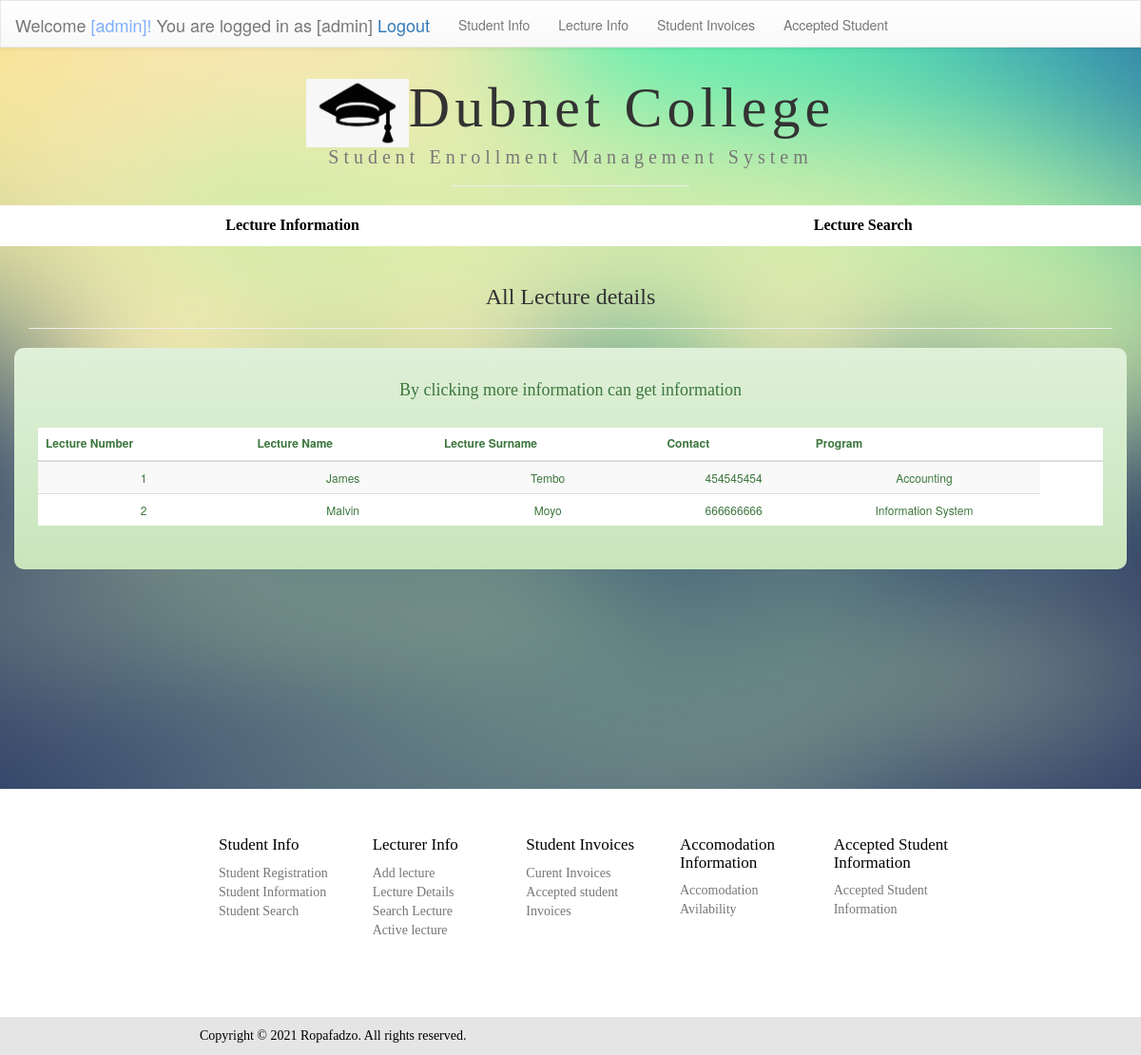
/lecsearch.php (signed in), run on the app's committed database.
### tables this page shows
CREATE TABLE `lecture` (
  `id` int(11) NOT NULL,
  `name` varchar(255) NOT NULL,
  `surname` varchar(255) NOT NULL,
  `course` varchar(255) NOT NULL,
  `time` varchar(255) NOT NULL,
  `status` varchar(255) NOT NULL,
  `contact` int(15) NOT NULL
);

### lecsearch.php (the view, shortened to what this page needs)
<?php
$servername = "localhost";
$username = "root";
$password = "";
$db = "student_admission";
$cn = mysqli_connect($servername, $username, $password, $db);
?>
<!DOCTYPE html
    PUBLIC "-//W3C//DTD XHTML 1.0 Transitional//EN" "http://www.w3.org/TR/xhtml1/DTD/xhtml1-transitional.dtd">
<html xmlns="http://www.w3.org/1999/xhtml">
<head>
    <link rel="stylesheet" href="css/bootstrap.min.css">
    <link rel="stylesheet" href="css/bootstrap-theme.min.css">
    <link rel="stylesheet" href="css/hide.css">
    <link href="css/menu.css" rel="stylesheet" type="text/css" />
</head>
<body>
    <header class="nav-down ">
        <nav style=" border-radius: 0px; height:20px;background-color:#FFF" class="navbar navbar-default">
            <div class="container-fluid">
                <div class="navbar-header">
                    <p class="navbar-brand">Welcome <font color="#7eaefc"><?php echo $_SESSION['username']; ?>!</font>
                        You
                        are logged in as <?php echo $_SESSION['username']; ?> <a href="adminlogin.php">Logout</a>
                </div>
                <div class="collapse navbar-collapse" id="bs-example-navbar-collapse-1">
                    <ul class="nav navbar-nav">
                        <li><a href="studentinfo.php">Student Info</a></li>
                        <li><a href="lecinfo.php">Lecture Info</a></li>
                        <li><a href="invoice.php">Student Invoices</a></li>
                        <li><a href="accepted.php">Accepted Student</a></li>
                    </ul>
                </div>
            </div>
        </nav>
    </header>
    <main>
        <div class="container-fluid">
            <div class="row">
                <h1 class="text-center "><img width="9%" src="images/menu/logol.png">Dubnet College<br /><small
                        style="font-size:20px">Student Enrollment Management System</small></h1>
                <hr width="250px">
            </div>
        </div>
        <div class="container-fluid">
            <div class="row">
                <ul class="nav  nav-justified" style="background-color:#FFF;">
                    <li class=" active" style="font-family:calibri; font-size:16px;"><a style="color:#000"
                            href="lecsearch.php"><strong>Lecture Information</strong></a></li>
                    <li style="font-family:calibri; font-size:16px;"><a style="color:#000"
                            href="lecfind.php"><strong>Lecture Search</strong></a></li>
                </ul>
            </div>
        </div>
        <div class="container">
            <div class="row">
                <div class="col-md-12 col-xs-12">
                    <div class="page-header">
                        <h3 style="font-family:calibri;" class="text-center">All Lecture details</h3>
                    </div>
                </div>
            </div>
        </div>
        <div style="border-radius:10px; padding:25px;" class="container alert-success">
            <div class="row">
                <div class="col-md-12 ">
                    <h4 style="font-family:calibri;" class="text-center">By clicking more information can get
                        information
                    </h4>
                    <br />
                    <table style="background-color:#FFF; font-size:12px; " class="table table-striped table-hover">
                        <thead>
                            <tr>
                                <th valign=""><strong>Lecture Number</strong></th>
                                <th><strong>Lecture Name</strong></th>
                                <th><strong>Lecture Surname</strong></th>
                                <th><strong>Contact</strong></th>
                                <th><strong>Program</strong></th>
                                <th></th>
                                <th></th>
                            </tr>
                        </thead>
                        <tbody>
                            <?php
                            $count = 1;
                            $sel_query = "SELECT * FROM `lecture` ORDER BY `id` DESC ";
                            $result = mysqli_query($cn, $sel_query);
                            while ($row = mysqli_fetch_assoc($result)) { ?>
                            <tr>
                                <td align="center"><?php echo $count; ?></td>
                                <td align="center"><?php echo $row["name"]; ?> </td>
                                <td align="center"><?php echo $row["surname"]; ?></td>
                                <td align="center"><?php echo $row["contact"]; ?> </td>
                                <td align="center"><?php echo $row["course"]; ?></td>
                            </tr>
                            <?php $count++;
                            } ?>
                        </tbody>
                    </table>
                </div>
                <div class="col-md-4">
                </div>
            </div>
        </div>
    </main>
</body>
<footer class=" footer">
    <link href="css/menu.css" rel="stylesheet" type="text/css" />
    <br>
    <div class="container-fluid footer">
        <div class="row">
            <br>
            <div class="col-md-10 col-md-push-2">
                <div style="text-align: left;" class="col-md-2">
                    <h5 style="font-size: 17px;">Student Info</h5>
                    <p><a style="color: #767773" href="#">Student Registration</a><br>
                        <a style="color: #767773" href="#">Student Information</a><br>
                        <a style="color: #767773" href="#">Student Search</a><br>
                    </p>
                </div>
                <div style="text-align: left;" class="col-md-2">
                    <h5 style="font-size: 17px;">Lecturer Info</h5>
                    <p><a style="color: #767773" href="#">Add lecture</a><br>
                        <a style="color: #767773" href="#">Lecture Details</a><br>
                        <a style="color: #767773" href="#">Search Lecture</a><br>
                        <a style="color: #767773" href="#">Active lecture</a><br>
                    </p>
                </div>
                <div style="text-align: left;" class="col-md-2">
                    <h5 style="font-size: 17px;">Student Invoices</h5>
                    <p><a style="color: #767773" href="#">Curent Invoices</a><br>
                        <a style="color: #767773" href="#">Accepted student Invoices</a>
                    </p>
                </div>
                <div style="text-align: left;" class="col-md-2">
                    <h5 style="font-size: 17px;">Accomodation Information</h5>
                    <p><a style="color: #767773" href="#">Accomodation Avilability</a></p>
                </div>
                <div style="text-align: left;" class="col-md-2">
                    <h5 style="font-size: 17px;">Accepted Student Information</h5>
                    <p id=""><a style="color: #767773" href="#">Accepted Student Information</a></p>
                </div>
            </div>
        </div>
    </div>
    <div class="container-fluid foot2">
        <div class="row">
            <div style="padding: 10px;" class="col-md-10 col-md-push-2">
                Copyright © 2021 Ropafadzo. All rights reserved.
            </div>
        </div>
    </div>
</footer>
</html>

### css/hide.css (style rules this page uses)
body { padding-top: 50px; }
header { height: 40px; z-index: 1; position:fixed; top: 0; transition: top 0.2s ease-in-out; width: 100%; }
main { height:780px; }

### css/menu.css (style rules this page uses)
body { background:url(../images/background.jpg) no-repeat center center fixed ; -webkit-background-size:cover; -moz-background-size:cover; -o-background-size:cover; background-size:cover; }
h1 { text-align:center; font-family:"calibri"; font-size:60px; padding-top:10px; letter-spacing:5px; }
.table { background-color:rgba(0, 0, 0, 0.5); border:none; }
.footer { background-color: rgb(255, 255, 255); height: 220px; color: #000000; font-family:"calibri"; }
.foot2 { background-color: rgb(229, 229, 229); height: 40px; color: #000000; font-family:"calibri"; }

### data on the page
lecture: name "James", surname "Tembo", contact "454545454", course "Accounting"
lecture: name "Malvin", surname "Moyo", contact "666666666", course "Information System"

### other printed values
$_SESSION['username'] "[admin]"
